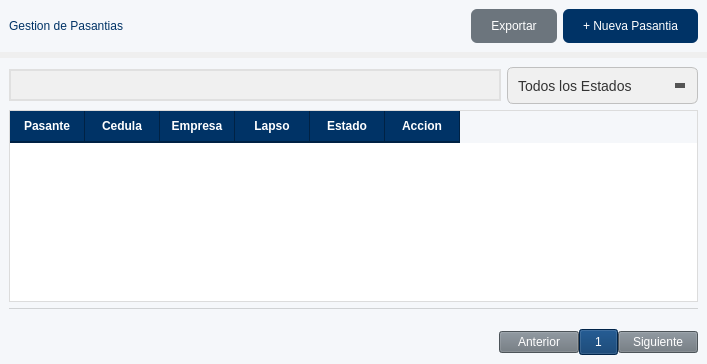
            <widget class="QWidget" name="gestion_5">
             <property name="styleSheet">
              <string notr="true">QFrame{
	background-color: rgb(245, 247, 250);
	border:none;
}</string>
             </property>
             <layout class="QVBoxLayout" name="verticalLayout_41" stretch="1,12">
              <property name="leftMargin">
               <number>0</number>
              </property>
              <property name="topMargin">
               <number>0</number>
              </property>
              <property name="rightMargin">
               <number>0</number>
              </property>
              <property name="bottomMargin">
               <number>0</number>
              </property>
              <item>
               <widget class="QFrame" name="frame_37">
                <property name="styleSheet">
                 <string notr="true">QPushButton{
	border-radius: 6px;
	font: 700 10pt &quot;Segoe UI&quot;;
	padding: 10px 20px;
}</string>
                </property>
                <property name="frameShape">
                 <enum>QFrame::Shape::StyledPanel</enum>
                </property>
                <property name="frameShadow">
                 <enum>QFrame::Shadow::Raised</enum>
                </property>
                <layout class="QHBoxLayout" name="horizontalLayout_56">
                 <item>
                  <widget class="QLabel" name="label_45">
                   <property name="styleSheet">
                    <string notr="true">color: rgb(0, 51, 102);
font: 800 16pt &quot;Segoe UI&quot;;</string>
                   </property>
                   <property name="text">
                    <string>Gestion de Pasantias</string>
                   </property>
                  </widget>
                 </item>
                 <item>
                  <spacer name="horizontalSpacer_38">
                   <property name="orientation">
                    <enum>Qt::Orientation::Horizontal</enum>
                   </property>
                   <property name="sizeHint" stdset="0">
                    <size>
                     <width>342</width>
                     <height>20</height>
                    </size>
                   </property>
                  </spacer>
                 </item>
                 <item>
                  <widget class="QPushButton" name="btnExportarPsa">
                   <property name="styleSheet">
                    <string notr="true">background-color: #6c757d;
            color: white;</string>
                   </property>
                   <property name="text">
                    <string>Exportar</string>
                   </property>
                  </widget>
                 </item>
                 <item>
                  <widget class="QPushButton" name="btnNuevoPsa">
                   <property name="styleSheet">
                    <string notr="true">background-color: #003366;
            color: white;</string>
                   </property>
                   <property name="text">
                    <string>+ Nueva Pasantia</string>
                   </property>
                  </widget>
                 </item>
                </layout>
               </widget>
              </item>
              <item>
               <widget class="QFrame" name="frame_Psa">
                <property name="styleSheet">
                 <string notr="true">QComboBox {
    background-color: #f0f0f0;
    border: 1px solid #c0c0c0;
    border-radius: 6px;
    padding: 5px 10px;
    padding-right: 30px; /* Espacio para la flecha */
    font-size: 14px;
    color: #333333;
    min-height: 25px;
}

/* Estado Hover (al pasar el mouse) */
QComboBox:hover {
    background-color: #ffffff;
    border: 1px solid #0078d7; /* Azul moderno */
}

/* Estado cuando el menú está abierto */
QComboBox:on {
	color:#333333;
    border-bottom-left-radius: 0px;
    border-bottom-right-radius: 0px;
    background-color: #ffffff;
}

/* 2. Área del botón de la flecha */
QComboBox::drop-down {
    subcontrol-origin: padding;
    subcontrol-position: top right;
    width: 30px;
    border-left-width: 0px; /* Sin linea divisoria */
    border-top-right-radius: 6px;
    border-bottom-right-radius: 6px;
    background-color: transparent; 
}

/* Solución alternativa si no tienes icono (dibuja una flecha simple con estilo nativo) */
QComboBox::down-arrow {
    width: 0; 
    height: 0; 
    border-left: 5px solid transparent;
    border-right: 5px solid transparent;
    border-top: 5px solid #555; /* Color de la flecha */
    margin-right: 5px;
}

/* 4. La lista desplegable (Popup) */
QComboBox QAbstractItemView {
	color:#333333;
    background-color: #ffffff;
    border: 1px solid #c0c0c0;
    selection-background-color: #0078d7; /* Color de selección azul */
    selection-color: #ffffff;
    outline: 0; /* Quita la línea punteada al seleccionar */
    border-radius: 0px 0px 6px 6px;
}</string>
                </property>
                <property name="frameShape">
                 <enum>QFrame::Shape::StyledPanel</enum>
                </property>
                <property name="frameShadow">
                 <enum>QFrame::Shadow::Raised</enum>
                </property>
                <layout class="QVBoxLayout" name="verticalLayout_42" stretch="1,20,1,1">
                 <item>
                  <layout class="QHBoxLayout" name="horizontalLayout_57">
                   <item>
                    <widget class="QLineEdit" name="searchPsa">
                     <property name="styleSheet">
                      <string notr="true">QLineEdit {
                background-color: #f0f0f0;
                border: 2px solid #e0e0e0;
                border-radius: 18px; /* Bordes muy redondos */
                padding: 5px 10px;
                padding-left: 5px; /* Espacio extra para el icono */
                font-size: 14px;
                color: #333;
                selection-background-color: #0078d7;
            }
            QLineEdit:focus {
                border: 2px solid #0078d7; /* Color de acento al escribir */
                background-color: #ffffff;
            }
            QLineEdit:hover {
                border: 2px solid #ccc;
            }
        </string>
                     </property>
                     <property name="text">
                      <string/>
                     </property>
                    </widget>
                   </item>
                   <item>
                    <widget class="QComboBox" name="comboEstados">
                     <property name="placeholderText">
                      <string>Todos los Estados</string>
                     </property>
                    </widget>
                   </item>
                  </layout>
                 </item>
                 <item>
                  <widget class="QTableWidget" name="tabla_Psa">
                   <property name="enabled">
                    <bool>true</bool>
                   </property>
                   <property name="styleSheet">
                    <string notr="true">/* 1. Estilo General de la Tabla */
QTableWidget {
    background-color: #ffffff;
    /* Color alterno para filas (efecto cebra) */
    alternate-background-color: #f4f6f9; 
    color: #2b2b2b;
    font-size: 14px;
    
    /* Borde exterior suave */
    border: 1px solid #dcdcdc;
    
    /* Color de las líneas de la cuadrícula más sutil */
    gridline-color: #e0e0e0;
}

/* 2. Estilo de los Ítems (Celdas) 
QTableWidget::item {
 
	padding:5px;
    border-bottom: 1px solid #f0f0f0;
}*/

/* 3. Estilo de Selección 
QTableWidget::item:selected {
    outline: 0; 
}*/

QTableWidget::item:hover {
    /* Opcional: un ligero gris al pasar el mouse por una celda no seleccionada */
    background-color: #e6eaf0;
    color: #000000;
}

/* 4. Estilo de los Encabezados (Header) */
QHeaderView::section {
    background-color: #003366;
    color: white;
    font-weight: bold; /* Negrita para destacar */
    padding: 6px;      /* Más altura al encabezado */
    border: none;      /* Sin bordes individuales feos */
    
    /* Separador sutil a la derecha */
    border-right: 1px solid #002244; 
    border-bottom: 2px solid #002244;
}

/* 5. La esquina superior izquierda (donde se cruzan los headers) */
QTableCornerButton::section {
    background-color: #003366;
    border: 1px solid #003366;
}</string>
                   </property>
                   <property name="editTriggers">
                    <set>QAbstractItemView::EditTrigger::NoEditTriggers</set>
                   </property>
                   <property name="showGrid">
                    <bool>true</bool>
                   </property>
                   <property name="sortingEnabled">
                    <bool>false</bool>
                   </property>
                   <property name="wordWrap">
                    <bool>false</bool>
                   </property>
                   <property name="cornerButtonEnabled">
                    <bool>true</bool>
                   </property>
                   <property name="rowCount">
                    <number>0</number>
                   </property>
                   <property name="setAlternatingRowColors" stdset="0">
                    <bool>true</bool>
                   </property>
                   <attribute name="horizontalHeaderCascadingSectionResizes">
                    <bool>true</bool>
                   </attribute>
                   <attribute name="horizontalHeaderMinimumSectionSize">
                    <number>20</number>
                   </attribute>
                   <attribute name="horizontalHeaderDefaultSectionSize">
                    <number>75</number>
                   </attribute>
                   <attribute name="horizontalHeaderHighlightSections">
                    <bool>true</bool>
                   </attribute>
                   <attribute name="horizontalHeaderShowSortIndicator" stdset="0">
                    <bool>false</bool>
                   </attribute>
                   <attribute name="horizontalHeaderStretchLastSection">
                    <bool>false</bool>
                   </attribute>
                   <attribute name="verticalHeaderVisible">
                    <bool>false</bool>
                   </attribute>
                   <attribute name="verticalHeaderCascadingSectionResizes">
                    <bool>false</bool>
                   </attribute>
                   <attribute name="verticalHeaderDefaultSectionSize">
                    <number>24</number>
                   </attribute>
                   <column>
                    <property name="text">
                     <string>Pasante</string>
                    </property>
                   </column>
                   <column>
                    <property name="text">
                     <string>Cedula</string>
                    </property>
                   </column>
                   <column>
                    <property name="text">
                     <string>Empresa</string>
                    </property>
                   </column>
                   <column>
                    <property name="text">
                     <string>Lapso</string>
                    </property>
                   </column>
                   <column>
                    <property name="text">
                     <string>Estado</string>
                    </property>
                   </column>
                   <column>
                    <property name="text">
                     <string>Accion</string>
                    </property>
                   </column>
                  </widget>
                 </item>
                 <item>
                  <widget class="QLabel" name="label_46">
                   <property name="styleSheet">
                    <string notr="true">
border-top: 1px solid rgba(48, 48, 48,48);</string>
                   </property>
                   <property name="text">
                    <string/>
                   </property>
                  </widget>
                 </item>
                 <item>
                  <layout class="QHBoxLayout" name="horizontalLayout_58" stretch="10,1">
                   <item>
                    <spacer name="horizontalSpacer_39">
                     <property name="orientation">
                      <enum>Qt::Orientation::Horizontal</enum>
                     </property>
                     <property name="sizeHint" stdset="0">
                      <size>
                       <width>40</width>
                       <height>20</height>
                      </size>
                     </property>
                    </spacer>
                   </item>
                   <item>
                    <layout class="QHBoxLayout" name="horizontalLayout_59" stretch="1,1,1">
                     <property name="spacing">
                      <number>0</number>
                     </property>
                     <property name="sizeConstraint">
                      <enum>QLayout::SizeConstraint::SetDefaultConstraint</enum>
                     </property>
                     <item>
                      <widget class="QPushButton" name="btnAntPsa">
                       <property name="styleSheet">
                        <string notr="true">background-color: #6c757d;
            color: white;</string>
                       </property>
                       <property name="text">
                        <string>Anterior</string>
                       </property>
                      </widget>
                     </item>
                     <item>
                      <widget class="QPushButton" name="btnIndPsa">
                       <property name="styleSheet">
                        <string notr="true">background-color: #003366;
            color: white;
padding:5px 15px;</string>
                       </property>
                       <property name="text">
                        <string>1</string>
                       </property>
                      </widget>
                     </item>
                     <item>
                      <widget class="QPushButton" name="btnSigPsa">
                       <property name="styleSheet">
                        <string notr="true">background-color: #6c757d;
            color: white;</string>
                       </property>
                       <property name="text">
                        <string>Siguiente</string>
                       </property>
                      </widget>
                     </item>
                    </layout>
                   </item>
                  </layout>
                 </item>
                </layout>
               </widget>
              </item>
             </layout>
            </widget>
